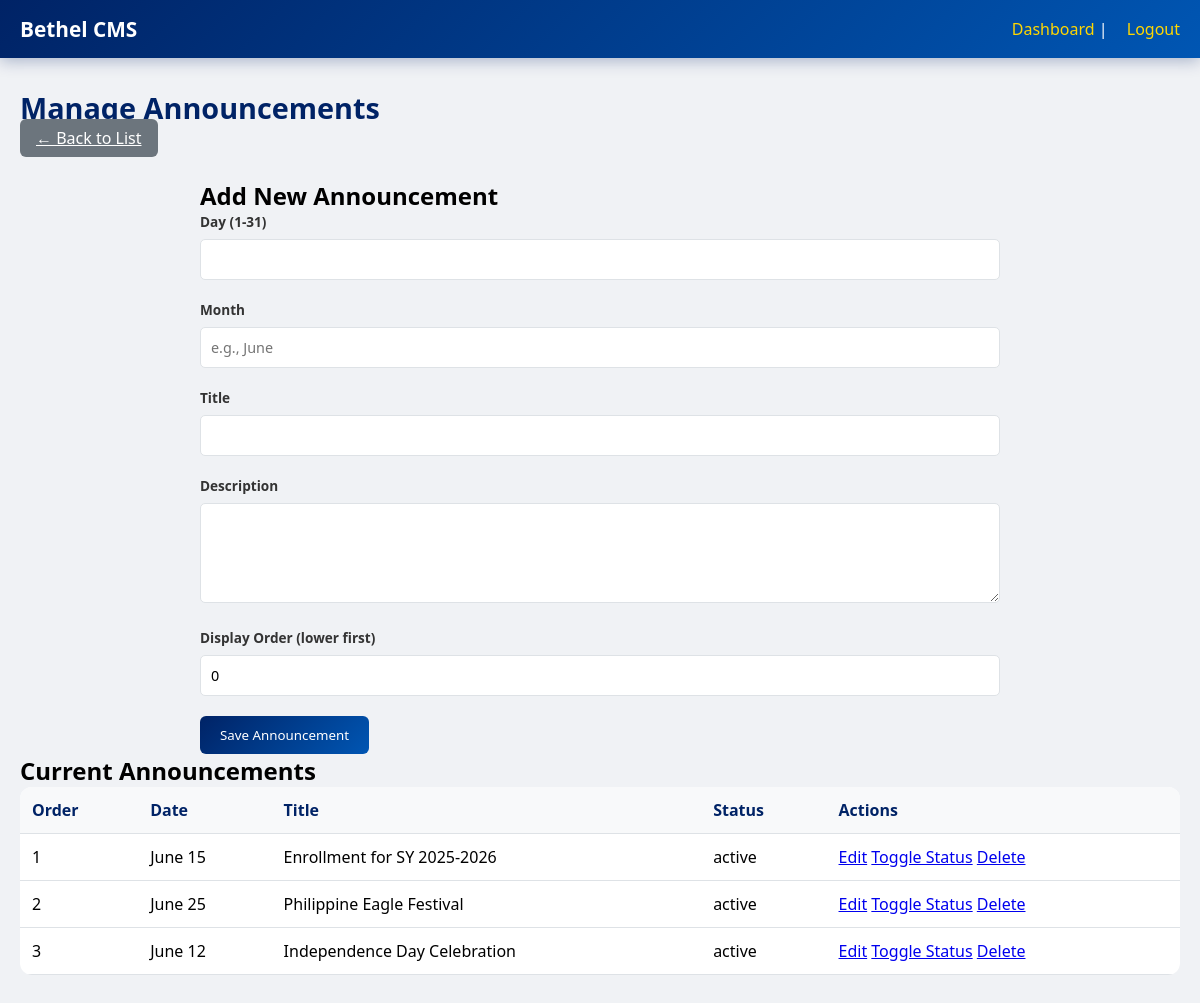
/admin/manage-announcements.php (signed in), run on an earlier commit of the app's database.
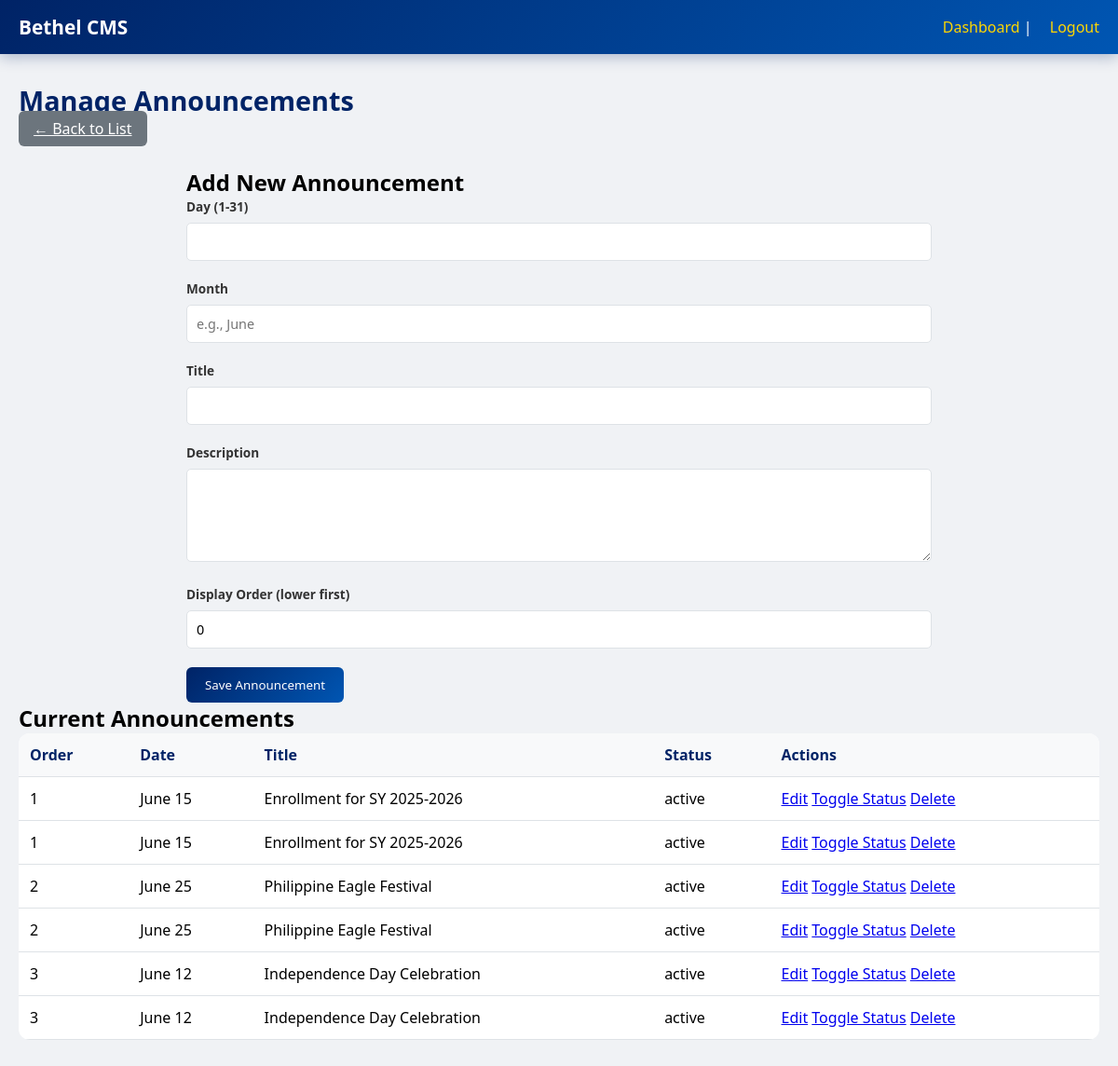
And on a later commit of the database.
### tables this page shows
CREATE TABLE `announcements` (
  `id` int(11) NOT NULL,
  `day` int(2) NOT NULL,
  `month` varchar(20) NOT NULL,
  `title` varchar(200) NOT NULL,
  `description` text NOT NULL,
  `display_order` int(11) DEFAULT 0,
  `status` enum('active','inactive') DEFAULT 'active',
  `created_at` timestamp NOT NULL DEFAULT current_timestamp(),
  `updated_at` timestamp NOT NULL DEFAULT current_timestamp() ON UPDATE current_timestamp()
);

### admin/manage-announcements.php (the view, shortened to what this page needs)
<?php
require_once '../includes/db.php';
$announcements = $pdo->query("SELECT * FROM announcements ORDER BY display_order ASC, created_at DESC")->fetchAll();
$edit = null;
?>
<!DOCTYPE html>
<html lang="en">
<head>
    <link rel="stylesheet" href="../css/admin-style.css">
</head>
<body>
<div class="admin-wrapper">
    <nav class="admin-nav"><div class="admin-nav-container"><div class="admin-logo">Bethel CMS</div><div class="admin-user"><a href="dashboard.php">Dashboard</a> | <a href="logout.php">Logout</a></div></div></nav>
    <div class="admin-container">
        <div class="page-header"><h1>Manage Announcements</h1><a href="manage-announcements.php" class="btn-secondary">← Back to List</a></div>
        <div class="form-container">
            <h2><?php echo $edit ? 'Edit Announcement' : 'Add New Announcement'; ?></h2>
            <form method="POST">
                <div class="form-row">
                    <div class="form-group"><label>Day (1-31)</label><input type="number" name="day" required value="<?php echo isset($edit['day']) ? $edit['day'] : ''; ?>"></div>
                    <div class="form-group"><label>Month</label><input type="text" name="month" required value="<?php echo isset($edit['month']) ? htmlspecialchars($edit['month']) : ''; ?>" placeholder="e.g., June"></div>
                </div>
                <div class="form-group"><label>Title</label><input type="text" name="title" required value="<?php echo isset($edit['title']) ? htmlspecialchars($edit['title']) : ''; ?>"></div>
                <div class="form-group"><label>Description</label><textarea name="description" rows="4" required><?php echo isset($edit['description']) ? htmlspecialchars($edit['description']) : ''; ?></textarea></div>
                <div class="form-group"><label>Display Order (lower first)</label><input type="number" name="display_order" value="<?php echo isset($edit['display_order']) ? $edit['display_order'] : 0; ?>"></div>
                <button type="submit" name="save_announcement" class="btn-primary">Save Announcement</button>
            </form>
        </div>
        <div class="data-table-container">
            <h2>Current Announcements</h2>
            <table class="data-table">
                <thead><tr><th>Order</th><th>Date</th><th>Title</th><th>Status</th><th>Actions</th></tr></thead>
                <tbody>
                    <?php foreach($announcements as $a): ?>
                    <tr>
                        <td><?php echo $a['display_order']; ?></td>
                        <td><?php echo $a['month'] . ' ' . $a['day']; ?></td>
                        <td><?php echo htmlspecialchars($a['title']); ?></td>
                        <td><span class="status-badge status-<?php echo $a['status']; ?>"><?php echo $a['status']; ?></span></td>
                        <td class="actions">
                            <a href="?edit=<?php echo $a['id']; ?>" class="btn-edit">Edit</a>
                            <a href="?toggle_status=<?php echo $a['id']; ?>" class="btn-toggle">Toggle Status</a>
                            <a href="?delete=<?php echo $a['id']; ?>" class="btn-delete" onclick="return confirm('Delete?')">Delete</a>
                        </td>
                    </tr>
                    <?php endforeach; ?>
                </tbody>
            </table>
        </div>
    </div>
</div>
</body>
</html>

What changed in the data, as far as the page shows it:
added announcements: display_order "1", month "June", day "15", title "Enrollment for SY 2025-2026", status "active"
added announcements: display_order "2", month "June", day "25", title "Philippine Eagle Festival", status "active"
added announcements: display_order "3", month "June", day "12", title "Independence Day Celebration", status "active"
